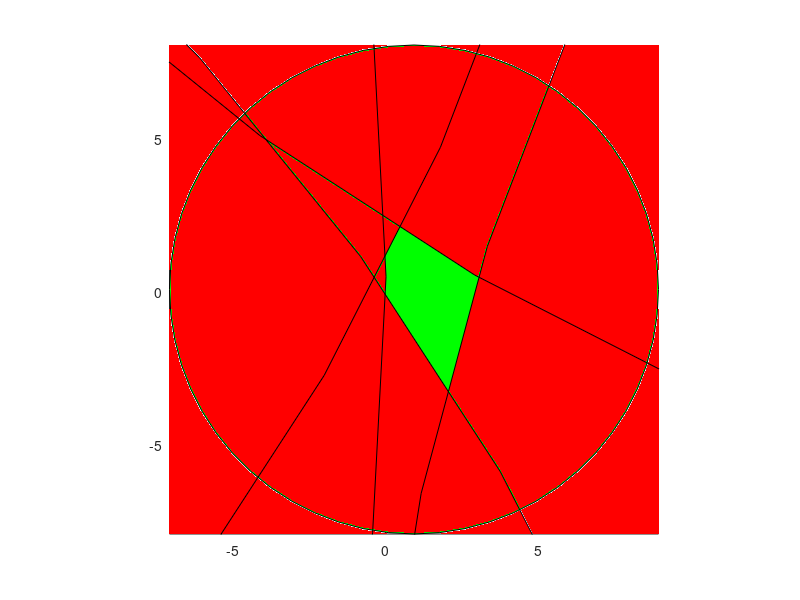

Reproduce this figure in MATLAB.
clc; clear; close all;

% Any points P (first point == last point):
%P = [0 0; 0.5 0.75; 1 1; 1.5 0.5; 1.5 -0.5; 1.25 0.3; 1 0; 1.25 -0.3; 1 -1; 0 0];
P = [0 0; 0 1; 0.5 2; 3 0.5; 2 -3; 0 0];
% Points k defining a convex polygon:
k = convhull(P);
points = P(k,:);
number_points = length(k);
inner_point = mean(points,1); % always inside the polygone

max_points = max(points);
min_points = min(points);
radius = sum(max_points)-sum(min_points);
large_radius = 10*radius;

X = zeros(number_points-1,1);
Y = zeros(number_points-1,1);
radii = ones(number_points-1,1)*large_radius;


figure
hold on

% Define red circles to approximate convex polygone
for i = 1:number_points-1
    x1 = points(i,1);
    y1 = points(i,2);
    x2 = points(i+1,1);
    y2 = points(i+1,2);
    tx = x2-x1;
    ty = y2-y1;
    midx = x1+tx/2;
    midy = y1+ty/2;
    c_square = (tx/2)^2+(ty/2)^2;
    abs_t = sqrt(tx^2+ty^2);
    tx = tx/abs_t;
    ty = ty/abs_t;
    nx1 = -ty;
    ny1 = tx;
    nx2 = ty;
    ny2 = -tx;
    distance_center = sqrt(large_radius^2-c_square);
    cx1 = midx+distance_center*nx1;
    cy1 = midy+distance_center*ny1;
    cx2 = midx+distance_center*nx2;
    cy2 = midy+distance_center*ny2;
    if (inner_point(1)-cx1)^2+(inner_point(2)-cy1)^2 > (inner_point(1)-cx2)^2+(inner_point(2)-cy2)^2
        X(i) = cx1;
        Y(i) = cy1;
    else
        X(i) = cx2;
        Y(i) = cy2;
    end
end


xlim([inner_point(1)-radius,inner_point(1)+radius])
ylim([inner_point(2)-radius,inner_point(2)+radius])
axis square
% viscircles([X, Y],radii,'Color','r')
% viscircles([inner_point(1), inner_point(2)],radius,'Color','g')
% scatter(inner_point(1),inner_point(2))
% plot(points(:,1),points(:,2),'linewidth',1,'color','blue')
rectangle('Position',[inner_point(1)-radius,inner_point(2)-radius,2*radius,2*radius],'Curvature',[1,1], 'FaceColor','g'); % 'EdgeColor','g'
for i = 1:number_points-1
    rectangle('Position',[X(i)-radii(i),Y(i)-radii(i),2*radii(i),2*radii(i)],'Curvature',[1,1], 'FaceColor','r'); % 'EdgeColor','g'
end
hold off

%Note: inaccuracy in plot probably only visual problem (or round-off error)
%For small red circles, it works perfectly